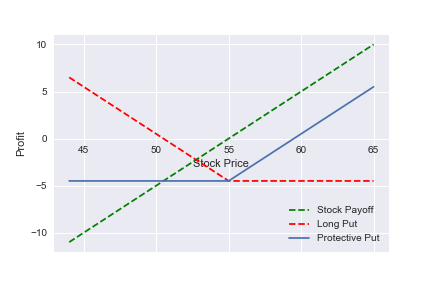

This chart was generated by the following Python code:
# -*- coding: utf-8 -*-
"""
Created on Mon Jun  4 02:25:37 2018

@author: ARKADEEP
"""
"""Protective put strategy is used to limit downside risk at the cost of Put Premium. 
   Here we combine an at-the-money long put position with the underlying stock."""

#importing the necessary packages
import numpy as np
import matplotlib.pyplot as plt
import os
import seaborn as sns
sns.set()
os.chdir(r"F:\Option Trading Strategies\Protective Put") #setting work directory

def put_profit(S, X, P):
    """This function takes the Spot price (S),Strike Price of put option(X), and put premium(P) 
    as inputs and returns the profit from put option exercise"""
    putpf = np.where(S < X, X-S, 0)    
    return (putpf-P)


def stock_payoff(S,PP):
    """This function takes Spot price range(S), and purchase price(PP) of the stock as inputs
    and returns stock payoff """
    return (S-PP)

def protective_put(S, strike, premium ,PP):
    """ This funtion takes  Spot price range (S),Strike Price of put option(strike), put premium(premium)
    and stock purchase price (PP) as inputs and gives us the profit profile for protective put position"""
    st_payoff=stock_payoff(S,PP)  # calls and stores stock payoff in a variable
    put_pro=put_profit(S, strike, premium)  # calls and stores put profit in a variable
    protput_profit = put_pro+st_payoff
    # Plot the short put graph
    fig, ax = plt.subplots()
    ax.spines['bottom'].set_position('zero')
    ax.plot(S,st_payoff,'--',label='Stock Payoff',color='g')
    ax.plot(S,put_pro,'--',label='Long Put',color='r')
    ax.plot(S,protput_profit,label='Protective Put')
    plt.xlabel('Stock Price')
    plt.ylabel('Profit')
    plt.legend()
    plt.savefig("protective_put.png")

#setting our parameter values
spot = 55 
S = np.arange(0.8*spot,1.2*spot) 
# generating a range of spot prices to study variations in put profit with stock prices

PP=55
strike = 55 
premium = 4.5

#Generating the profit profile on long position on the put option
protective_put(S,strike, premium,PP)


